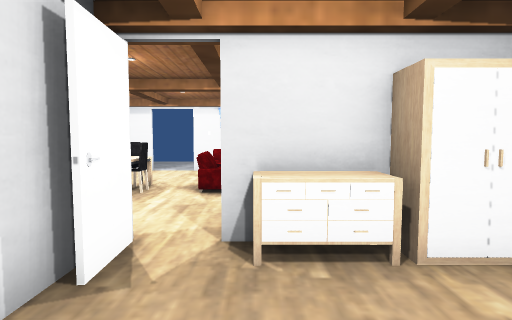
[1] (above)

13 first-person views from a walk through a Unity game level. The camera is 1.3 m above the floor, tilts 4° down and sees 80° across. The floor is counted in squares, 1 m on a side. Each view is taken from the middle of a square. On the plan, view 1 faces up. The plan holds only what a view shows up to about 14 squares ahead; the rest is blank. The player is left out. Door leaves are left out, so doorways stand open. Some surface patterns are stand-ins.

[2]
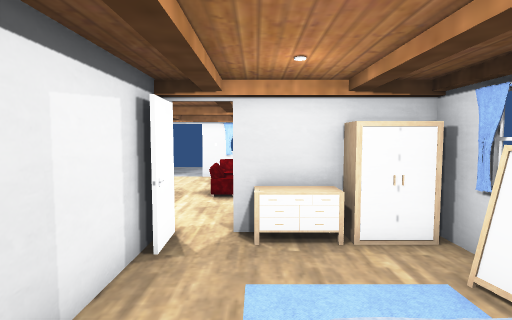

[3]
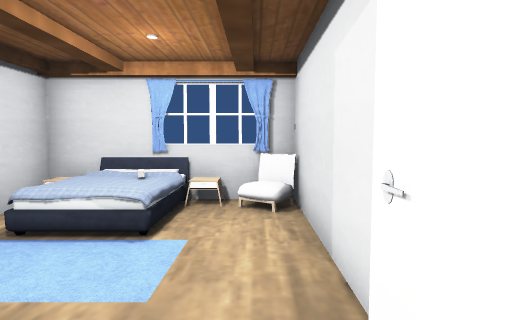

[4]
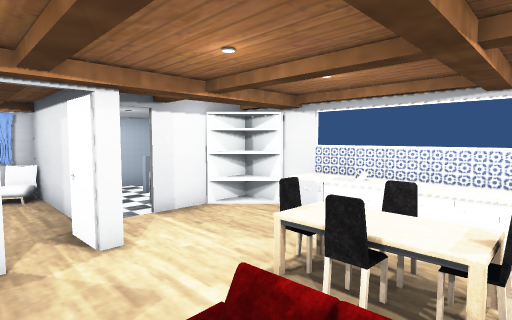

[5]
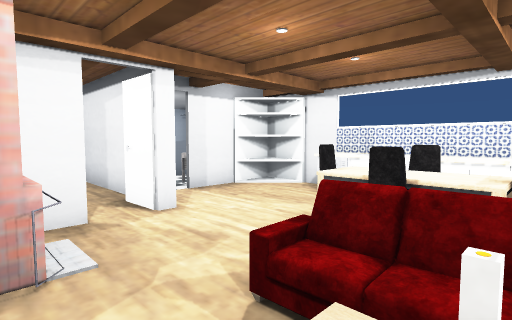

[6]
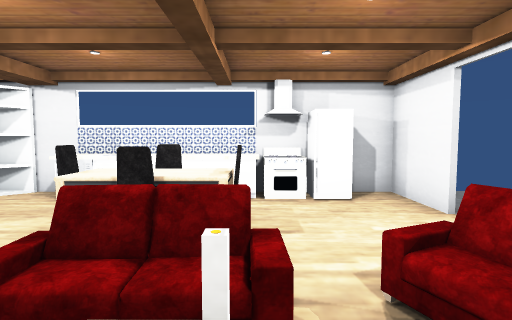

[7]
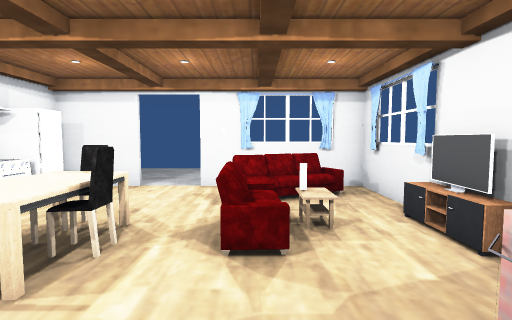

[8]
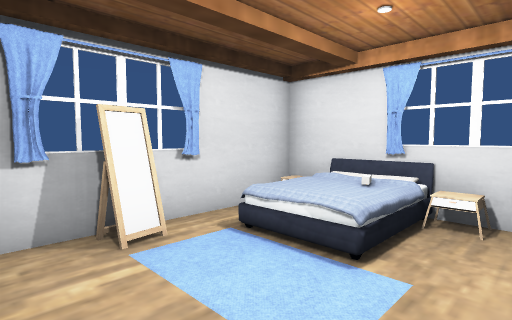

[9]
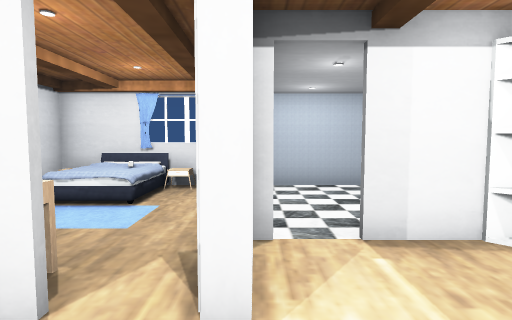

[10]
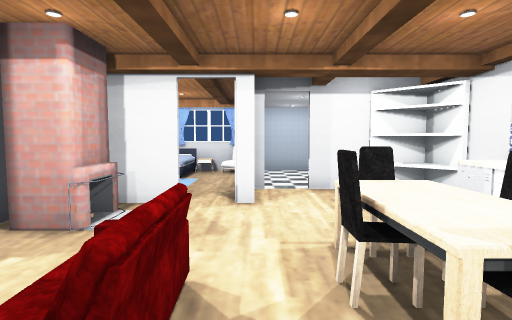

[11]
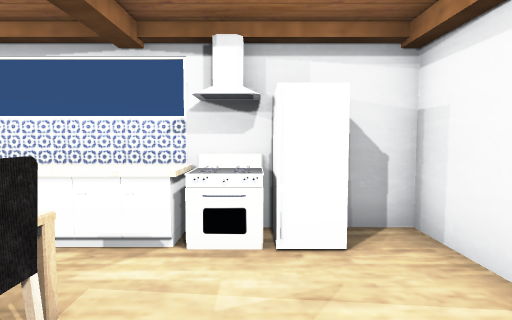

[12]
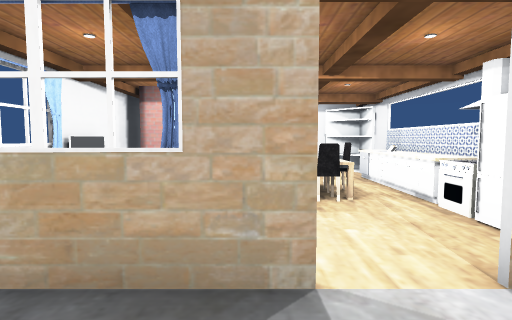

[13]
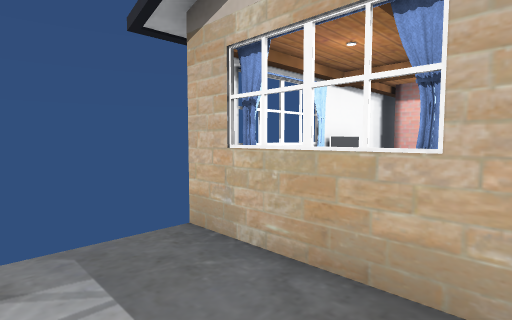

### Floor plan
Points are (right, up) in squares from view 1. A wall is a line through its corners. A room is listed if a view was taken in it or the views show most of it. See-through windows are left out.
Room 1 (views 1, 2)
walls: (2.7, 1) (3.1, 1.1) (3, 1.6); (2.9, 0.9) (2.8, 1.7); (3, 1.7) (3.2, 1.7); (1.5, 3.8) (-0.5, 3.8); (-1.8, 2.4) (-1.8, -2.5); (-2.5, -2.5) (3.4, -2.5) (3.4, 3.6)
ways out: opening at (-1, 3) to room 2
objects: other object (-2, -2); other object (-1, -2); other object (0, 3) to (1, 3); other object (1, 0) to (2, 0); other object (2, -2); other object (2, 3) to (3, 4)
Room 2 (views 3, 4, 5, 6, 7, 8, 9, 10, 11)
walls: (-2, 3.9) (-1.6, 3.9) (-1.5, 2.6); (-1.8, 3.4) (-1.8, 2.4); (-0.5, 3.9) (1, 3.9); (-6.3, 3.7) (-5.2, 2.5); (-4.5, 2.2) (-3.2, 2.2); (1.9, 8.3) (1.9, 12.3) (-2.6, 12.3); (-4.1, 12.3) (-6.4, 12.3) (-6.4, 2.2) (-5.4, 2.2); (1.9, 4.6) (1.9, 7.7)
low walls: (1.5, 7.3) (1.5, 9.1)
ways out: opening at (-1, 3) to room 1; open door at (-3.5, 12) to room 3; open door at (-3, 1.5)
objects: other object (-6, 5) to (-6, 8); other object (-6, 9) to (-6, 10); other object (-6, 11); other object (-4, 6) to (-3, 6); other object (-4, 7) to (-4, 8); other object (-4, 9) to (-3, 9); other object (-3, 7) to (-3, 8); other object (-1, 7) to (-1, 9); other object (-1, 10) to (0, 11); other object (0, 5) to (1, 6)
Room 3 (views 12, 13)
walls: (-2.6, 12.4) (2.1, 12.4)
ways out: open door at (-3.5, 12) to room 2

Positions as (right, up) in squares from view 1, and headings:
1: (0, 0), facing up
2: (0, -2), facing up
3: (-1, 4), facing down
4: (0, 9), facing down-left
5: (1, 9), facing down-left
6: (1, 9), facing left
7: (-1, 4), facing up
8: (-1, 3), facing down-right
9: (-2, 6), facing down
10: (-2, 10), facing down
11: (-2, 10), facing left
12: (-2, 15), facing down
13: (-2, 15), facing down-right
